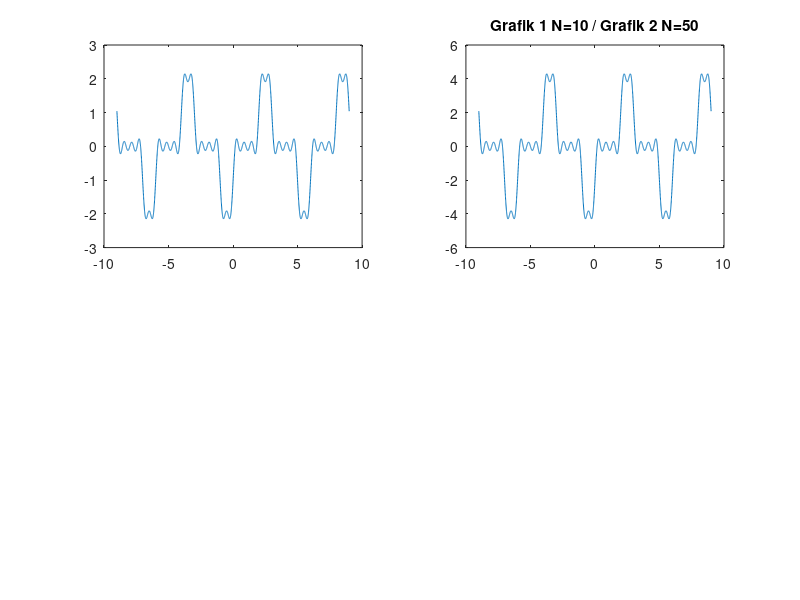

The MATLAB script that drew this image:
T=6;
f0=1/T;
w0=2*pi*f0;
t=-1.5*T:T/1000:1.5*T;
N=[10,50]
c0=0;
x=c0*ones(1,length(t));
i=0;
while(i <2)
for n=1:N[i],
    cn=-4*j/n/pi*sin(pi*n/6)*sin(n*pi/2)*exp(-j*n*pi/3);
    c_n=conj(cn);
    x=x+cn*exp(j*n*w0*t)+c_n*exp(-j*n*w0*t);
end
subplot(2,2,i+1)
plot(t,x)
i=i+1;
end
title(['Grafik 1 N=10 / Grafik 2 N=50'])
